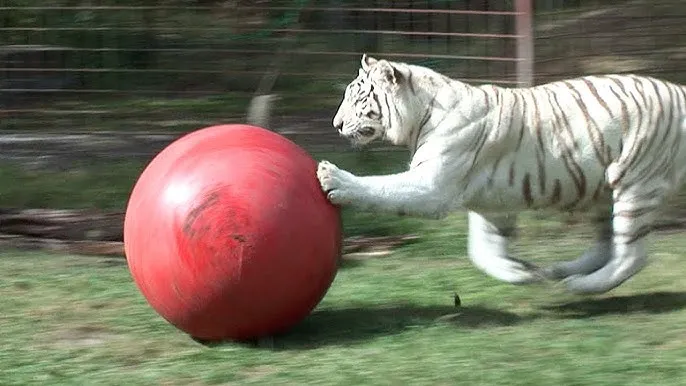
#> input picture Master/Computer vision (MIV)/Semestre 1/Traitement et Analyse d'Image (TAI)/TP/TP4/catty.jpg, 686 x 386 px
$ python TP4.py   (older library calls are emulated)
#> lines starting #> are read from the running program, lines starting #| are printed output that depends on the picture
import cv2
import numpy as np
import matplotlib.pyplot as plt

#-----------------------
# 1. Gradients
#-----------------------
# Nous lisons l'image en niveaux de gris (Grayscale) car la detection des contours fonctionne sur un seul canal
I = cv2.imread('catty.jpg', cv2.IMREAD_GRAYSCALE)
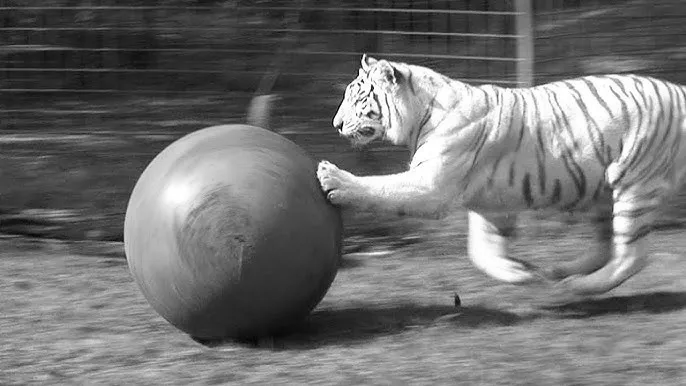
#> I: shape (386, 686); min 0, max 255, mean 112.7

# Convertir le type de donnees en float32 pour eviter les problemes de precision lors des operations
I = I.astype(np.float32)

# Definition des filtres de Sobel (Noyaux de Sobel)
# Gx (filtre horizontal) : detecte les contours verticaux
# → car il mesure le changement dans la direction horizontale (de gauche a droite)

# Gy (filtre vertical) : detecte les contours horizontaux
# → car il mesure le changement dans la direction verticale (de haut en bas)
Gx = np.array([[-1, 0, 1],
               [-2, 0, 2],
               [-1, 0, 1]], dtype=np.float32)

Gy = np.array([[-1, -2, -1],
               [ 0,  0,  0],
               [ 1,  2,  1]], dtype=np.float32)

# Application de la convolution avec cv2.filter2D
# borderType=cv2.BORDER_CONSTANT ajoute des bordures nulles autour de l'image
grad_x = cv2.filter2D(I, -1, Gx, borderType=cv2.BORDER_CONSTANT)
grad_y = cv2.filter2D(I, -1, Gy, borderType=cv2.BORDER_CONSTANT)

# Calcul de la magnitude du gradient
# Formule : G = √(Gx² + Gy²)
magnitude = np.sqrt(grad_x**2 + grad_y**2)
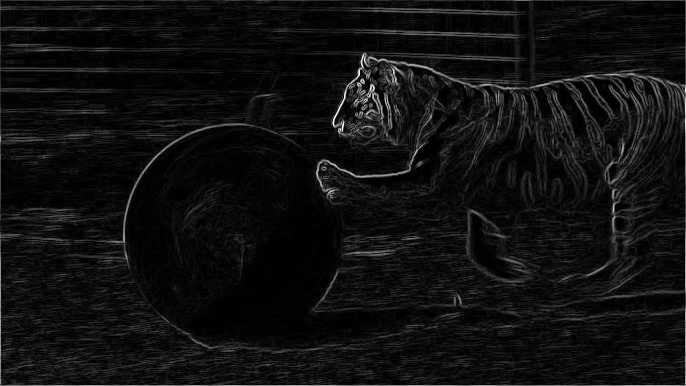
#> magnitude: shape (386, 686) float32; min 0, max 1001.1, mean 64.4; drawn with min black and max white

# Normaliser l'image pour qu'elle soit comprise entre 0 et 255 pour l'affichage
def normalize(img):
    img_min = img.min()
#> img_min = 0
    img_max = img.max()
#> img_max = 1001.1
    if img_max - img_min > 0:
        return ((img - img_min) / (img_max - img_min) * 255).astype(np.uint8)
    else:
        return np.zeros_like(img, dtype=np.uint8)

magnitude_norm = normalize(magnitude)

plt.figure(figsize=(13, 5))

plt.subplot(2, 3, 1)
plt.title('Image originale')
plt.imshow(I, cmap='gray')
plt.axis('off')

plt.subplot(2, 3, 2)
plt.title('Gradient horizontal Gx')
plt.imshow(normalize(grad_x), cmap='gray')
plt.axis('off')

plt.subplot(2, 3, 3)
plt.title('Gradient vertical Gy')
plt.imshow(normalize(grad_y), cmap='gray')
plt.axis('off')

plt.subplot(2, 3, 4)
plt.title('Amplitude de la derivee')
plt.imshow(magnitude_norm, cmap='gray')
plt.axis('off')


# - Magnitude : combine les deux → met en evidence tous les contours forts

#-----------------------
# 2. Le filtre Laplacien
#-----------------------
#Le Laplacien detecte les zones où le gradient change rapidement en utilisant la seconde derivee.
L = np.array([[ 0, -1,  0],
              [-1,  4, -1],
              [ 0, -1,  0]], dtype=np.float32)

laplacian = cv2.filter2D(I, -1, L, borderType=cv2.BORDER_CONSTANT)
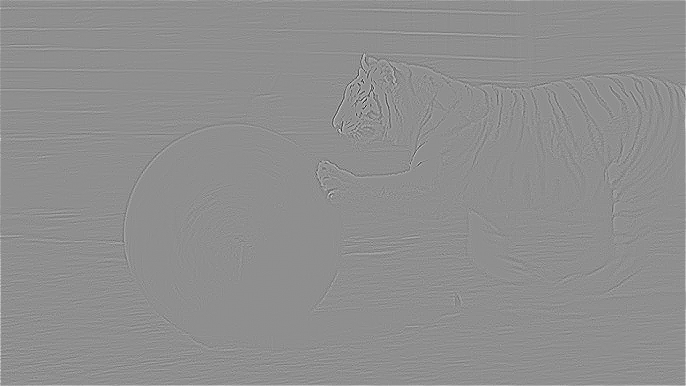
#> laplacian: shape (386, 686) float32; min -556, max 434, mean 0.8; drawn with min black and max white

laplacian_norm = normalize(laplacian)

# Remarque : Le laplacien donne des valeurs positives et negatives (points de passage par zero = contours)
# mais pour l'affichage, nous utilisons la normalisation

# Appliquer d'abord le filtre gaussien (pour reduire le bruit)
I_blurred = cv2.GaussianBlur(I, (5, 5), 0)

laplacian_blurred = cv2.filter2D(I_blurred, -1, L, borderType=cv2.BORDER_CONSTANT)
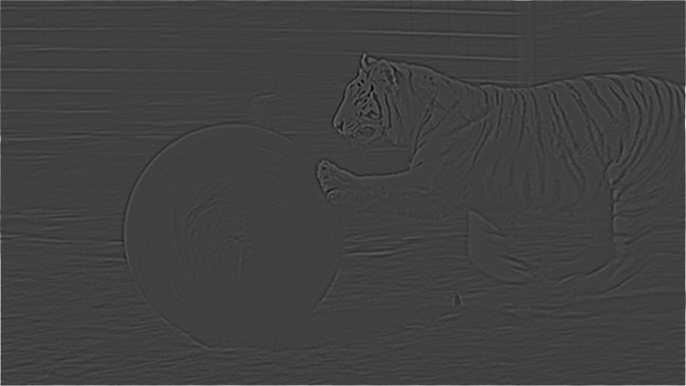
#> laplacian_blurred: shape (386, 686) float32; min -97.64, max 285.7, mean 0.8; drawn with min black and max white

laplacian_blurred_norm = normalize(laplacian_blurred)

# Nous utilisons CV_32F pour conserver les valeurs negatives
laplacian_cv = cv2.Laplacian(I, cv2.CV_32F)
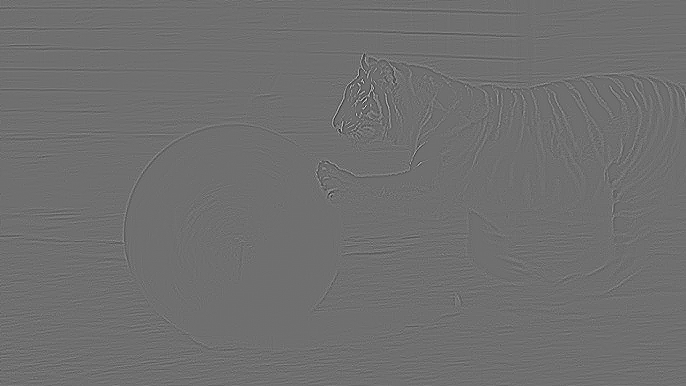
#> laplacian_cv: shape (386, 686) float32; min -434, max 556, mean 0; drawn with min black and max white
laplacian_cv_norm = normalize(laplacian_cv)

plt.subplot(2, 3, 5)
plt.title('Laplacien (manuel)')
plt.imshow(laplacian_norm, cmap='gray')
plt.axis('off')

plt.subplot(2, 3, 6)
plt.title('Laplacien apres Gauss')
plt.imshow(laplacian_blurred_norm, cmap='gray')
plt.axis('off')

plt.tight_layout()
plt.show()

print("="*60)
print("Analyse de Laplacien :")
print("="*60)
print("1. Le Laplacien montre les contours comme des points de passage par zero (de positif a negatif)")
print("2. Sans Gauss : tres sensible au bruit → beaucoup de contours indesirables")
print("3. Avec Gauss : resultats plus propres et precis")
print("4. OpenCV utilise le meme principe mais avec des ameliorations internes")
#-----------------------
# 3. Detecteur de Canny
#-----------------------
#Le detecteur de Canny est un detecteur de contours avance utilise pour identifier les
#transitions d’intensite dans une image. Il est considere comme l’un des meilleurs
#detecteurs de contours
thresholds = [
    (100, 50),
    (50, 100),
    (30, 150),
    (70, 200),
]

plt.figure(figsize=(14, 6))

# Image originale
plt.subplot(2, 3, 1)
plt.title('Image originale')
plt.imshow(I, cmap='gray')
plt.axis('off')

# Canny avec les valeurs donnees (meme si elles sont inversees)
canny_wrong = cv2.Canny(I.astype(np.uint8), 100, 50)
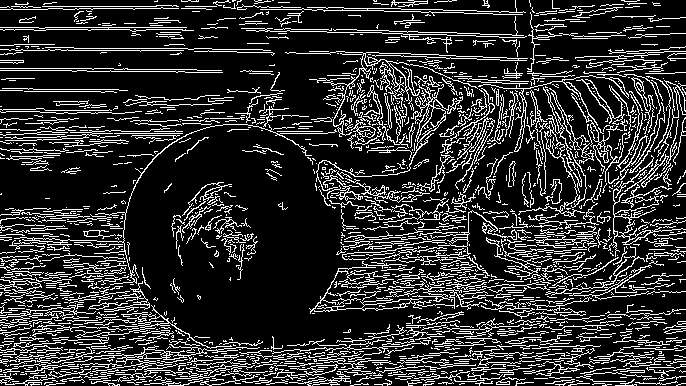
#> canny_wrong: shape (386, 686); 18.6% white in thin lines or dots

plt.subplot(2, 3, 2)
plt.title('Canny (100, 50) - inverse')
plt.imshow(canny_wrong, cmap='gray')
plt.axis('off')

idx = 3
for t1, t2 in thresholds[1:]:
    canny = cv2.Canny(I.astype(np.uint8), t1, t2)
    plt.subplot(2, 3, idx)
    plt.title(f'Canny ({t1}, {t2})')
    plt.imshow(canny, cmap='gray')
    plt.axis('off')
    idx += 1
#> this loop made 3 passes
#> pass 3, `canny = cv2.Canny(I.astype(np.uint8), t1, t2)`:
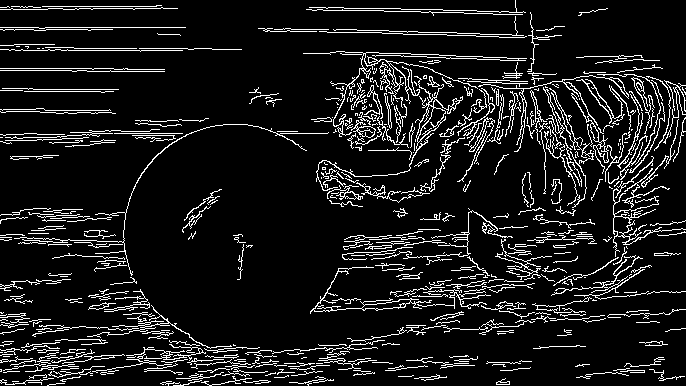
#> canny: shape (386, 686); 10.1% white in thin lines or dots
#> after the loop, idx = 6

plt.tight_layout()
plt.show()

results = {
    'Original': I.astype(np.uint8),
    'Sobel Magnitude': magnitude_norm,
    'Laplacian (manual)': laplacian_norm,
    'Laplacian + Gaussian': laplacian_blurred_norm,
    'Canny (50,100)': cv2.Canny(I.astype(np.uint8), 50, 100),
    'Canny (70,200)': cv2.Canny(I.astype(np.uint8), 70, 200)
}

plt.figure(figsize=(18, 12))
for i, (title, img) in enumerate(results.items(), 1):
    plt.subplot(2, 3, i)
    plt.title(title, fontsize=14)
    plt.imshow(img, cmap='gray')
    plt.axis('off')
#> this loop made 6 passes
#> title on passes 1 to 6: 'Original', 'Sobel Magnitude', 'Laplacian (manual)', 'Laplacian + Gaussian', 'Canny (50,100)', 'Canny (70,200)'

plt.suptitle('Comparaison des methodes de detection des contours', fontsize=16, y=0.98)
plt.tight_layout()
plt.show()
